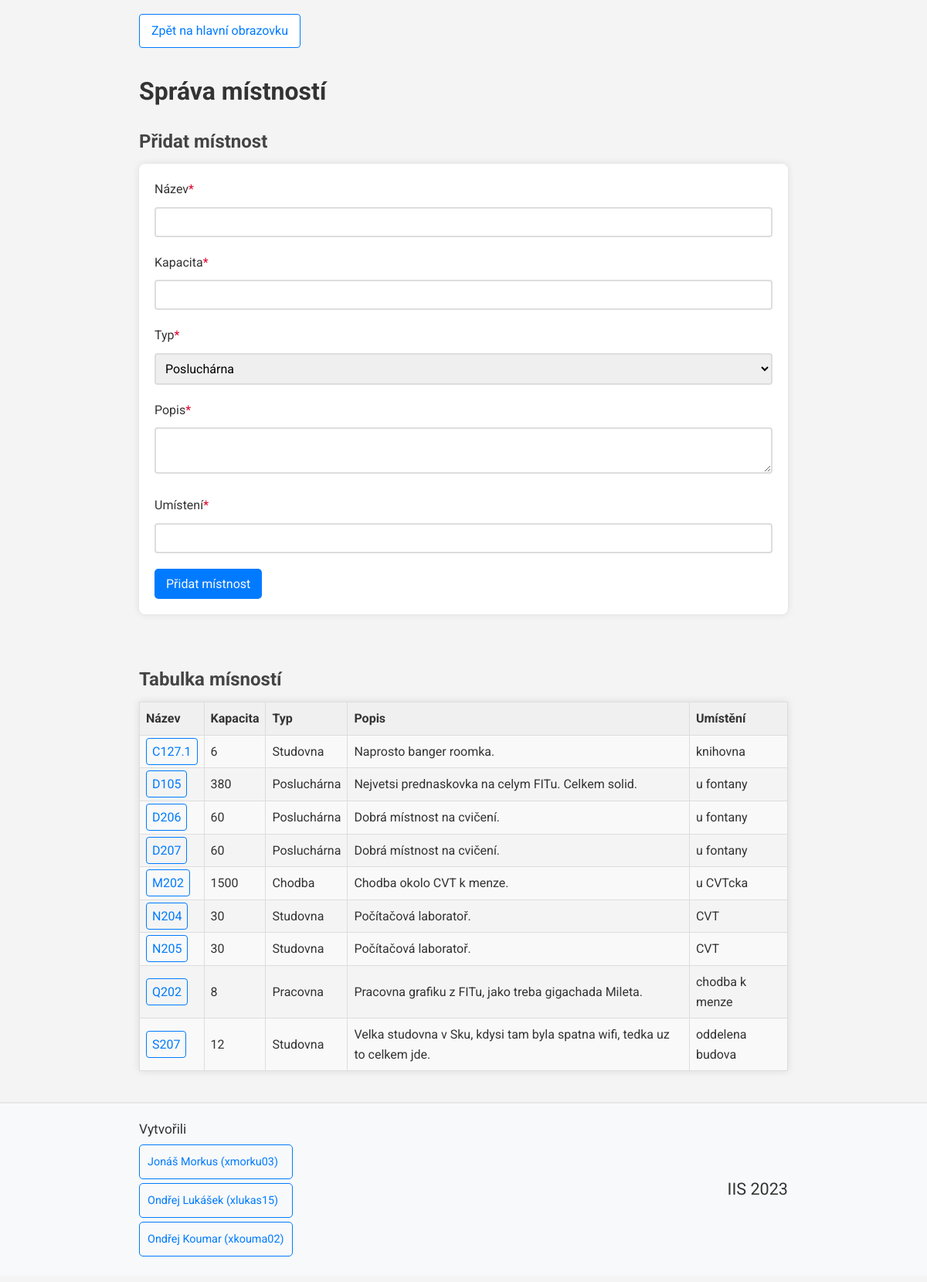
The page /views/room_views/room_management.php (signed in) on the database its author committed.
### tables this page shows
CREATE TABLE Mistnost (
	ID_mist varchar(6) NOT NULL,
	kapacita INT(4) NOT NULL,
	typ varchar(15) NOT NULL,
	popis varchar(100) NOT NULL,
	umisteni varchar(20) NOT NULL,
	PRIMARY KEY (ID_mist)
);

### misc/db_conn_parameters.php (called while the page is built)
<?php
function getDbConnectionParams()
{
    $connString = "mysql:host=db;dbname=mydatabase";
    $userName = "myuser";
    $password = "mypassword";
    $options = array(
        PDO::MYSQL_ATTR_INIT_COMMAND => "SET NAMES 'utf8'"
    );
    return array(
        "connString" => $connString,
        "userName" => $userName,
        "password" => $password,
        "options" => $options
    );
}

### services/room_service.php (called while the page is built, shortened)
<?php
require_once __DIR__ . "/../misc/db_conn_parameters.php";
class roomService{
    private PDO $pdo;
    function __construct()
    {
        try {
            $params = getDbConnectionParams();
            $this->pdo = new PDO($params["connString"], $params["userName"], $params["password"], $params["options"]);
        }
        catch (PDOException $e) {
            error_log("Error connecting to database: " . $e->getMessage());
        }
    }
    function getRoomIDs(){
        try {
            $stmt = $this->pdo->prepare("SELECT ID_mist FROM Mistnost");
            $stmt->execute();
            $subjectArray = array();
            while ($row = $stmt->fetch(PDO::FETCH_ASSOC)) {
                $subjectArray[] = $row['ID_mist'];
            }
            return $subjectArray;
        }
        catch (PDOException $e) {
            error_log("Room not found: " . $e->getMessage());
            return null;
        }
    }
    function getRoomInfo($id){
        try {
            $stmt = $this->pdo->prepare("SELECT * FROM Mistnost WHERE ID_mist = (?)");
            $stmt->execute(array($id));
            return $stmt->fetch(PDO::FETCH_ASSOC);
        }
        catch (PDOException $e) {
            error_log("Could not get room info: " . $e->getMessage());
            return null;
        }
    }
}

### controllers/room_controllers/room_load.php (the view)
<?php
require_once "../../services/room_service.php";
function loadRoom($ID) {
    $roomService = new roomService();
    $roomInfo = $roomService->getRoomInfo($ID);
    $finalValue = "";
    foreach ($roomInfo as $item) {
        if ($finalValue == "") {
            $finalValue = '<td><a href="../../views/room_views/room_info.php?ID_mist='. $item . '">' . $item. '</a></td>';
        }
        else {
            $item = roomTypeText($item);
            $finalValue = $finalValue . '<td>' . $item . '</td>';
        }
    }
    return $finalValue;
}
function roomTypeText($type) {
    return match ($type) {
        'chodba' => 'Chodba',
        'poslucharna' => 'Posluchárna',
        'pracovna' => 'Pracovna',
        'studovna' => 'Studovna',
        default => $type,
    };
}

### views/room_views/room_management.php (shortened to what this page needs)
<?php
require_once "../../common.php";
require_once "../../controllers/room_controllers/room_load.php";
require_once "../../services/room_service.php";
?>
<a class='direct_link' href='../main_page.php'>Zpět na hlavní obrazovku</a>
<h1>
    Správa místností
</h1>
<h2>
    Přidat místnost
</h2>
<form action="../../controllers/room_controllers/room_create.php" method="post" onsubmit=" return validateForm(fields)">
    <label for="ID_mist">Název<?= requiredField(); ?></label>
    <input type="text" name="ID_mist" id="ID_mist"><br>
    <label for="kapacita">Kapacita<?= requiredField(); ?></label>
    <input type="text" name="kapacita" id="kapacita"><br>
    <label for="typ">Typ<?= requiredField(); ?></label>
    <select id="typ" name="typ">
        <option value="poslucharna" selected>Posluchárna</option>
    </select><br>
    <label for="popis">Popis<?= requiredField(); ?></label>
    <textarea name="popis" id="popis"></textarea><br>
    <label for="umisteni">Umístení<?= requiredField(); ?></label>
    <input type="text" name="umisteni" id="umisteni"><br>
    <input type="submit" value="Přidat místnost">
</form>
<br>
<h2>
    Tabulka mísností
</h2>
<div>
    <table>
        <tr>
            <th>Název</th>
            <th>Kapacita</th>
            <th>Typ</th>
            <th>Popis</th>
            <th>Umístění</th>
        </tr>
        <?php
        $servis = new roomService();
        $rooms = $servis->getRoomIDs();
        foreach($rooms as $room) {
            echo '<tr>' . loadRoom($room) . '</tr>';
        }
        ?>
    </table>
</div>

### public/style.css (style rules this page uses)
.direct_link { display: inline-block; color: #007bff; background-color: #fff; padding: 8px 15px; margin: 10px 0; border-radius: 4px; text-decoration: none; border: 1px solid #007bff; transition: background-color 0.3s, color 0.3s; }
* { font-family: 'Roboto', sans-serif; }
body { background-color: #f4f4f4; color: #333; line-height: 1.6; margin: 8px 0; }
h1, h2, h3 { color: #333; }
h1 { font-size: 2em; margin-bottom: 0.5em; }
h2 { font-size: 1.5em; color: #444; margin-bottom: 0.4em; }
form { background: #fff; padding: 20px; border-radius: 8px; box-shadow: 0 0 10px rgba(0,0,0,0.1); margin-bottom: 20px; }
input, select { font-size: 1em; }
input[type="text"], input[type="number"], input[type="tel"], input[type="email"], input[type="password"], select { width: 100%; padding: 8px; margin-bottom: 20px; border-radius: 4px; border: 2px solid #ddd; box-sizing: border-box; }
label { display: inline-block; align-items: center; margin-right: 20px; margin-bottom: 10px; }
textarea { width: 100%; height: 60px; padding: 8px; margin-bottom: 20px; border-radius: 4px; border: 2px solid #ddd; box-sizing: border-box; font-size: 1em; }
input[type="submit"] { background: #007bff; color: #f8f9fa; padding: 10px 15px; border: none; border-radius: 5px; cursor: pointer; transition: background-color 0.3s, color 0.3s; }
table { width: 100%; border-collapse: collapse; margin-bottom: 20px; box-shadow: 0 0 10px rgba(0,0,0,0.1); }
table, th, td { border: 1px solid #ddd; }
th, td { text-align: left; padding: 8px; }
th { background-color: #f0f0f0; }
tr:nth-child(even) { background-color: #f9f9f9; }
table a, button { text-decoration: none; color: #007bff; border: 1px solid #007bff; border-radius: 4px; padding: 7px; transition: background-color 0.3s, color 0.3s; }

### rows shown on the page
mistnost: ID_mist "C127.1", kapacita "6 Studovna Naprosto banger roomka. knihovna"
mistnost: ID_mist "D105", kapacita "380 Posluchárna Nejvetsi prednaskovka na celym FITu. Celkem solid. u fontany"
mistnost: ID_mist "D206", kapacita "60 Posluchárna Dobrá místnost na cvičení. u fontany"
mistnost: ID_mist "D207", kapacita "60 Posluchárna Dobrá místnost na cvičení. u fontany"
mistnost: ID_mist "M202", kapacita "1500 Chodba Chodba okolo CVT k menze. u CVTcka"
mistnost: ID_mist "N204", kapacita "30 Studovna Počítačová laboratoř. CVT"
mistnost: ID_mist "N205", kapacita "30 Studovna Počítačová laboratoř. CVT"
mistnost: ID_mist "Q202", kapacita "8 Pracovna Pracovna grafiku z FITu, jako treba gigachada Mileta. chodba k menze"
mistnost: ID_mist "S207", kapacita "12 Studovna Velka studovna v Sku, kdysi tam byla spatna wifi, tedka uz to celkem jde. oddelena budova"
